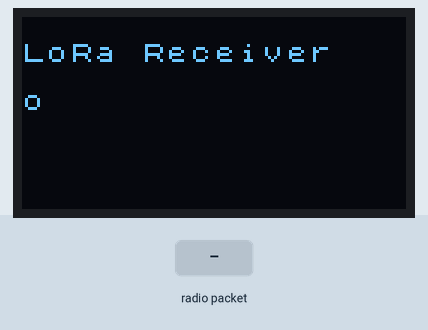
This sketch was run on a simulated Arduino Uno, built for the host (arithmetic inside an expression is 32-bit, double 64-bit). Shown: 128×64 one-colour display. The test bench sets the inputs (shaded band). No radio packets arrive unless stated; what the sketch prints to the serial monitor is not drawn.

Above: at 1.2 s.
1.3 s: radio packet "5" arrives
At 1.9 s:
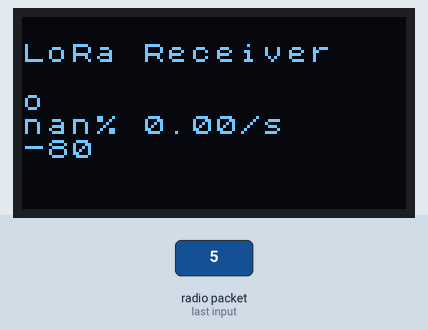
2.8 s: radio packet "5" arrives
At 4.0 s:
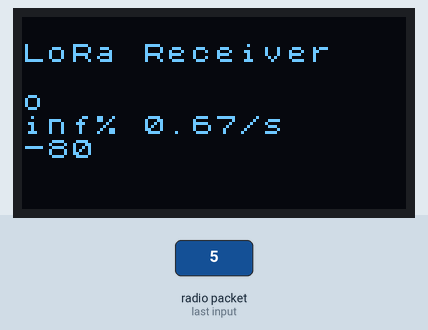
4.3 s: radio packet "90" arrives
At 5.4 s:
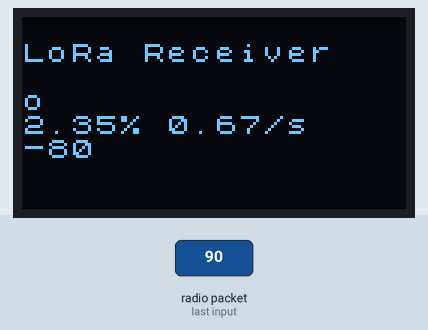
5.8 s: radio packet "200" arrives
At 6.5 s:
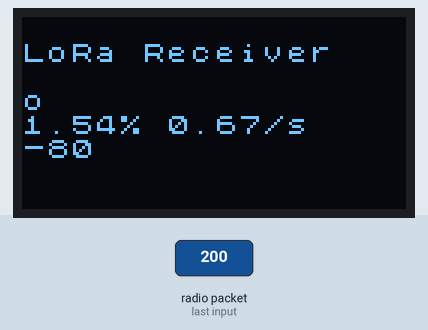
Timing chart, 0 to 8.3 s (numbered marks = the images above; inputs shaded):
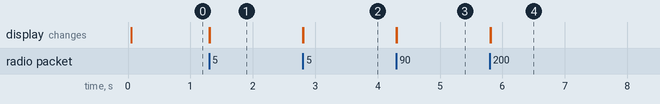

Measured:
- after the input at 1.3 s, the display: first changes at once (image 1 shows a later state)
- after the input at 2.8 s, the display: first changes at once (image 2 shows a later state)
- after the input at 4.3 s, the display: first changes at once (image 3 shows a later state)
- after the input at 5.8 s, the display: first changes at once (image 4 shows a later state)

The sketch:

RX.ino
```cpp
/*================================================================*/
/* Plastic Monkeys CanSat 2018
/*================================================================*/

#include <U8x8lib.h>
#include <LoRa.h>

/*================================================================*/
/* Some global things
/*================================================================*/

String receivedText;

#define SS      18 //some pins for LoRa
#define RST     14
#define DI0     26
#define BAND    433E6 //Our radio Band

int packetNum = 0; //packets Counter
int first = 0; //ID of first packet
bool startReading = 0; //important to distinguish first reading with others
unsigned long firstReadingTime = 0; //when we received the first reading - necessary to calculate data speed

// the OLED used
U8X8_SSD1306_128X64_NONAME_SW_I2C OLED(/* clock=*/ 15, /* data=*/ 4, /* reset=*/ 16);

/*================================================================*/
/* Some small functions
/*================================================================*/

void printStringOled(String a, int x, int y){
  char temp[64];
  a.toCharArray(temp, 64);
  OLED.drawString(x, y, temp);
}

void calcPercent(double &percent,int numInt){
  percent = ((double)((packetNum))/(numInt-first))*100;
}

void calcSpeed(double &dSpeed){
  dSpeed = ((double)packetNum*1000)/(millis()-firstReadingTime); //calculate speed of received packets/s
}

void readData(int packetSize,String &data,String &num){
  for (int i = 0; i < packetSize; i++) {
      char letter = (char) LoRa.read();
      data += letter;
      if(letter - 48 < 10) //if the current char is a number
        num += letter;
  }
}

String makeInfo(int numInt){ //creates a string with all statistics
  double percent;
  double dataSpeed;
  calcPercent(percent,numInt);
  calcSpeed(dataSpeed);
  String result = String(percent) + "% " + String(dataSpeed) + "/s"; //String with all needed data
  return result;
}

/*================================================================*/
/* Setup
/*================================================================*/

void setup() {
  SPI.begin(5, 19, 27, 18); //necessary for OLED
  LoRa.setPins(SS, RST, DI0); //set up a LoRa

  Serial.begin(9600); //start comunication with a computer

  OLED.begin(); //start Displaying stuff
  OLED.setFont(u8x8_font_chroma48medium8_r); //set a nice font

  Serial.println("LoRa Receiver");
  OLED.drawString(0, 1, "LoRa Receiver"); //print some intro stuff

  if (!LoRa.begin(BAND)) {
    Serial.println("Starting LoRa failed!");
    OLED.drawString(0, 1, "Starting LoRa failed!");
    while (1);
  }
}

/*================================================================*/
/* Loop
/*================================================================*/

void loop() {
  OLED.drawString(0, 3, "o"); //this is a basic indicator - each time TTGO receives a packet it changes to "x"

  int packetSize = LoRa.parsePacket(); // try to parse packet
  bool correctPacket = false; //to check if we've received a correct packet

  if (packetSize) { //if we received a correct packet
    while (LoRa.available()) {
      correctPacket = true;
      OLED.drawString(0, 3, "x");
      String receivedText =""; //our received text
      String num = ""; // just to obtain our packet ID

      readData(packetSize,receivedText,num);

      int numInt = num.toInt(); //convert obtained packet ID to int
      Serial.print(receivedText); //print our received text

      if(startReading == false){ //some stuff that happens only once - set number of first packet and time when we got it. Necessary for calculating a percentage of received packets.
        startReading = true;
        first = numInt;
        firstReadingTime = millis()-1; //-1 so we dont divide by 0 during first reading, when calculating data speed
      }

      String info = makeInfo(numInt);

      Serial.println(" -- " + info); //print it to a computer
      printStringOled(info,0,4); //print it to a OLED
    }
    if(correctPacket)
      packetNum++; //Increase number of received packets

    String sRSSI = String(LoRa.packetRssi()); // obtain RSSI of packet
    Serial.println(" with RSSI " + sRSSI); //print it to a computer
    printStringOled(sRSSI,0,5); //print it to a OLED
  }
}
```
